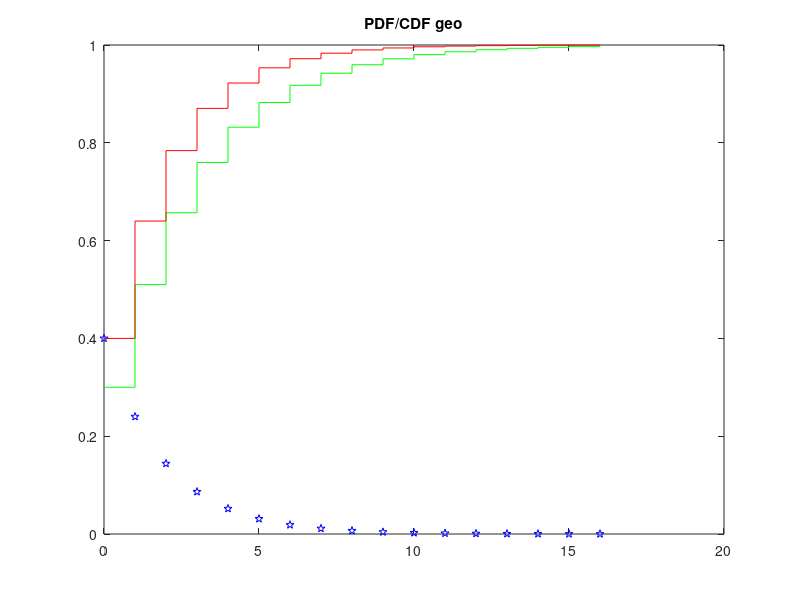

Recreate this plot in MATLAB.
x=0:1:16;
p=0.3;
plot(x,geopdf(x,p), 'rp');
stairs(x,geocdf(x,p), 'green');
hold on;
title('PDF/CDF geo')
p=0.4;
plot(x,geopdf(x,p), 'bp');
hold on;
stairs(x,geocdf(x,p), 'red');
hold off;